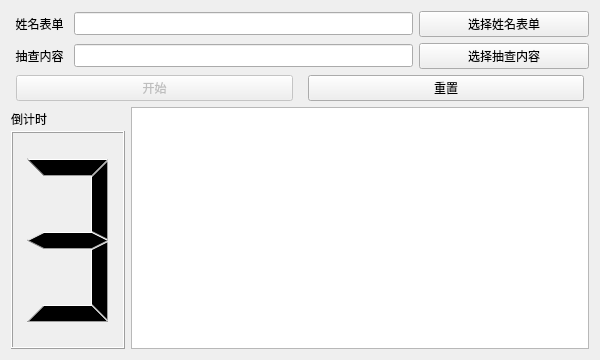
<?xml version="1.0" encoding="UTF-8"?>
<ui version="4.0">
 <class>Form</class>
 <widget class="QWidget" name="Form">
  <property name="geometry">
   <rect>
    <x>0</x>
    <y>0</y>
    <width>600</width>
    <height>360</height>
   </rect>
  </property>
  <property name="minimumSize">
   <size>
    <width>600</width>
    <height>360</height>
   </size>
  </property>
  <property name="maximumSize">
   <size>
    <width>900</width>
    <height>540</height>
   </size>
  </property>
  <property name="windowTitle">
   <string>Miss.Shi的语文筛子</string>
  </property>
  <property name="windowIcon">
   <iconset resource="../img/img.qrc">
    <normaloff>:/win/rand.svg</normaloff>:/win/rand.svg</iconset>
  </property>
  <layout class="QVBoxLayout" name="verticalLayout_2">
   <item>
    <layout class="QHBoxLayout" name="horizontalLayout" stretch="1,6,3">
     <item>
      <widget class="QLabel" name="label">
       <property name="sizePolicy">
        <sizepolicy hsizetype="Preferred" vsizetype="Fixed">
         <horstretch>0</horstretch>
         <verstretch>0</verstretch>
        </sizepolicy>
       </property>
       <property name="minimumSize">
        <size>
         <width>0</width>
         <height>15</height>
        </size>
       </property>
       <property name="maximumSize">
        <size>
         <width>16777215</width>
         <height>16777215</height>
        </size>
       </property>
       <property name="text">
        <string>姓名表单</string>
       </property>
       <property name="alignment">
        <set>Qt::AlignCenter</set>
       </property>
      </widget>
     </item>
     <item>
      <widget class="QLineEdit" name="NameListPath">
       <property name="minimumSize">
        <size>
         <width>0</width>
         <height>23</height>
        </size>
       </property>
       <property name="maximumSize">
        <size>
         <width>16777215</width>
         <height>16777215</height>
        </size>
       </property>
       <property name="readOnly">
        <bool>true</bool>
       </property>
      </widget>
     </item>
     <item>
      <widget class="QPushButton" name="ChangeNameListPushButton">
       <property name="sizePolicy">
        <sizepolicy hsizetype="Preferred" vsizetype="Fixed">
         <horstretch>0</horstretch>
         <verstretch>0</verstretch>
        </sizepolicy>
       </property>
       <property name="minimumSize">
        <size>
         <width>0</width>
         <height>15</height>
        </size>
       </property>
       <property name="maximumSize">
        <size>
         <width>16777215</width>
         <height>16777215</height>
        </size>
       </property>
       <property name="text">
        <string>选择姓名表单</string>
       </property>
      </widget>
     </item>
    </layout>
   </item>
   <item>
    <layout class="QHBoxLayout" name="horizontalLayout_2" stretch="1,6,3">
     <item>
      <widget class="QLabel" name="label_2">
       <property name="sizePolicy">
        <sizepolicy hsizetype="Preferred" vsizetype="Fixed">
         <horstretch>0</horstretch>
         <verstretch>0</verstretch>
        </sizepolicy>
       </property>
       <property name="minimumSize">
        <size>
         <width>0</width>
         <height>15</height>
        </size>
       </property>
       <property name="maximumSize">
        <size>
         <width>16777215</width>
         <height>16777215</height>
        </size>
       </property>
       <property name="text">
        <string>抽查内容</string>
       </property>
       <property name="alignment">
        <set>Qt::AlignCenter</set>
       </property>
      </widget>
     </item>
     <item>
      <widget class="QLineEdit" name="ContentPath">
       <property name="minimumSize">
        <size>
         <width>0</width>
         <height>23</height>
        </size>
       </property>
       <property name="maximumSize">
        <size>
         <width>16777215</width>
         <height>16777215</height>
        </size>
       </property>
       <property name="readOnly">
        <bool>true</bool>
       </property>
      </widget>
     </item>
     <item>
      <widget class="QPushButton" name="ChangeContentPushButton">
       <property name="sizePolicy">
        <sizepolicy hsizetype="Preferred" vsizetype="Fixed">
         <horstretch>0</horstretch>
         <verstretch>0</verstretch>
        </sizepolicy>
       </property>
       <property name="minimumSize">
        <size>
         <width>0</width>
         <height>15</height>
        </size>
       </property>
       <property name="maximumSize">
        <size>
         <width>16777215</width>
         <height>16777215</height>
        </size>
       </property>
       <property name="text">
        <string>选择抽查内容</string>
       </property>
      </widget>
     </item>
    </layout>
   </item>
   <item>
    <layout class="QHBoxLayout" name="horizontalLayout_3">
     <property name="spacing">
      <number>15</number>
     </property>
     <property name="leftMargin">
      <number>5</number>
     </property>
     <property name="rightMargin">
      <number>5</number>
     </property>
     <item>
      <widget class="QPushButton" name="StartPushButton">
       <property name="enabled">
        <bool>false</bool>
       </property>
       <property name="sizePolicy">
        <sizepolicy hsizetype="Expanding" vsizetype="Fixed">
         <horstretch>0</horstretch>
         <verstretch>0</verstretch>
        </sizepolicy>
       </property>
       <property name="text">
        <string>开始</string>
       </property>
       <property name="checkable">
        <bool>false</bool>
       </property>
      </widget>
     </item>
     <item>
      <widget class="QPushButton" name="RestartPushButton">
       <property name="enabled">
        <bool>true</bool>
       </property>
       <property name="sizePolicy">
        <sizepolicy hsizetype="Expanding" vsizetype="Fixed">
         <horstretch>0</horstretch>
         <verstretch>0</verstretch>
        </sizepolicy>
       </property>
       <property name="text">
        <string>重置</string>
       </property>
       <property name="checkable">
        <bool>false</bool>
       </property>
      </widget>
     </item>
    </layout>
   </item>
   <item>
    <layout class="QHBoxLayout" name="horizontalLayout_4" stretch="2,8">
     <item>
      <layout class="QVBoxLayout" name="verticalLayout" stretch="1,9">
       <property name="spacing">
        <number>0</number>
       </property>
       <item alignment="Qt::AlignLeft">
        <widget class="QLabel" name="label_3">
         <property name="text">
          <string>倒计时</string>
         </property>
        </widget>
       </item>
       <item>
        <widget class="QLCDNumber" name="CountDownlcd">
         <property name="midLineWidth">
          <number>0</number>
         </property>
         <property name="digitCount">
          <number>1</number>
         </property>
         <property name="value" stdset="0">
          <double>3.000000000000000</double>
         </property>
        </widget>
       </item>
      </layout>
     </item>
     <item>
      <widget class="QTextBrowser" name="ResultShow">
       <property name="html">
        <string>&lt;!DOCTYPE HTML PUBLIC &quot;-//W3C//DTD HTML 4.0//EN&quot; &quot;http://www.w3.org/TR/REC-html40/strict.dtd&quot;&gt;
&lt;html&gt;&lt;head&gt;&lt;meta name=&quot;qrichtext&quot; content=&quot;1&quot; /&gt;&lt;style type=&quot;text/css&quot;&gt;
p, li { white-space: pre-wrap; }
&lt;/style&gt;&lt;/head&gt;&lt;body style=&quot; font-family:'SimSun'; font-size:9pt; font-weight:400; font-style:normal;&quot;&gt;
&lt;p style=&quot;-qt-paragraph-type:empty; margin-top:0px; margin-bottom:0px; margin-left:0px; margin-right:0px; -qt-block-indent:0; text-indent:0px;&quot;&gt;&lt;br /&gt;&lt;/p&gt;&lt;/body&gt;&lt;/html&gt;</string>
       </property>
      </widget>
     </item>
    </layout>
   </item>
  </layout>
 </widget>
 <resources>
  <include location="../img/img.qrc"/>
 </resources>
 <connections>
  <connection>
   <sender>RestartPushButton</sender>
   <signal>clicked()</signal>
   <receiver>Form</receiver>
   <slot>Restart()</slot>
   <hints>
    <hint type="sourcelabel">
     <x>585</x>
     <y>89</y>
    </hint>
    <hint type="destinationlabel">
     <x>571</x>
     <y>444</y>
    </hint>
   </hints>
  </connection>
  <connection>
   <sender>ChangeContentPushButton</sender>
   <signal>clicked()</signal>
   <receiver>Form</receiver>
   <slot>ChangeContent()</slot>
   <hints>
    <hint type="sourcelabel">
     <x>584</x>
     <y>60</y>
    </hint>
    <hint type="destinationlabel">
     <x>599</x>
     <y>126</y>
    </hint>
   </hints>
  </connection>
  <connection>
   <sender>ChangeNameListPushButton</sender>
   <signal>clicked()</signal>
   <receiver>Form</receiver>
   <slot>ChangeNameList()</slot>
   <hints>
    <hint type="sourcelabel">
     <x>543</x>
     <y>24</y>
    </hint>
    <hint type="destinationlabel">
     <x>628</x>
     <y>55</y>
    </hint>
   </hints>
  </connection>
  <connection>
   <sender>StartPushButton</sender>
   <signal>clicked()</signal>
   <receiver>Form</receiver>
   <slot>Start()</slot>
   <hints>
    <hint type="sourcelabel">
     <x>235</x>
     <y>90</y>
    </hint>
    <hint type="destinationlabel">
     <x>207</x>
     <y>436</y>
    </hint>
   </hints>
  </connection>
  <connection>
   <sender>NameListPath</sender>
   <signal>textChanged(QString)</signal>
   <receiver>Form</receiver>
   <slot>StartCheckout()</slot>
   <hints>
    <hint type="sourcelabel">
     <x>317</x>
     <y>22</y>
    </hint>
    <hint type="destinationlabel">
     <x>316</x>
     <y>456</y>
    </hint>
   </hints>
  </connection>
  <connection>
   <sender>ContentPath</sender>
   <signal>textChanged(QString)</signal>
   <receiver>Form</receiver>
   <slot>StartCheckout()</slot>
   <hints>
    <hint type="sourcelabel">
     <x>275</x>
     <y>51</y>
    </hint>
    <hint type="destinationlabel">
     <x>277</x>
     <y>474</y>
    </hint>
   </hints>
  </connection>
 </connections>
 <slots>
  <slot>Restart()</slot>
  <slot>ChangeContent()</slot>
  <slot>ChangeNameList()</slot>
  <slot>Start()</slot>
  <slot>StartCheckout()</slot>
 </slots>
</ui>
